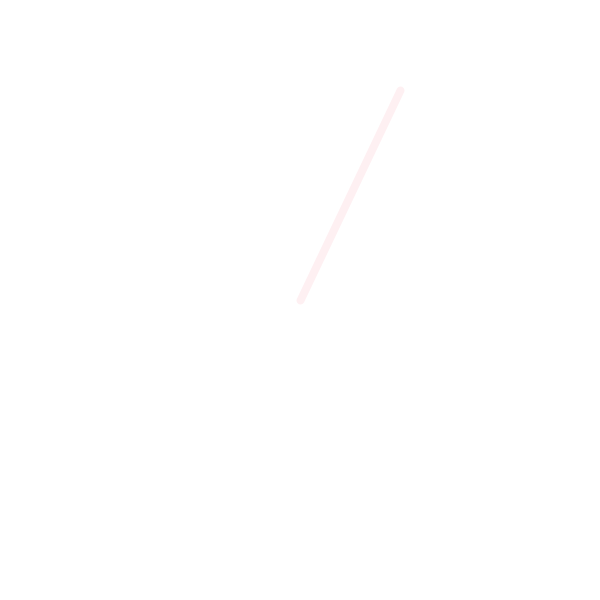
Frame 1 (no input)
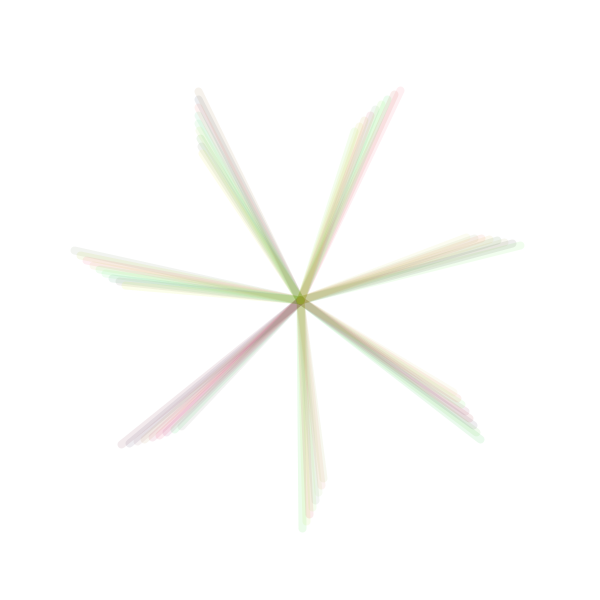
Frame 60 (the mouse pressed at the canvas centre just before this capture)
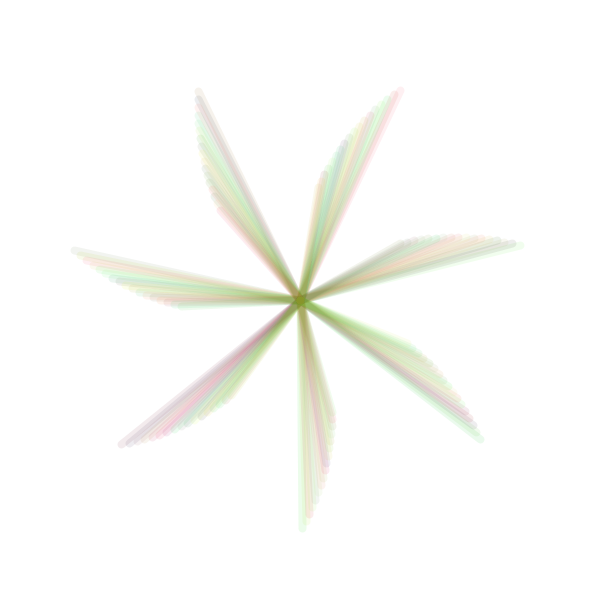
Frame 120 (the mouse held since frame 60 and released just before this capture)

The Processing sketch that drew these frames (run headless with seeded random() and noise(); from frame 60 on, the mouse is pressed at the canvas centre):

// Processing sketch: processing_111762
// ── processing_111762.pde


float x, y;
float angle = 30 ;
float r = random(0,360);
float diff = 1;
void setup() {
  size(600, 600);
  background(255);
   
}
void draw() {
  x=r*cos(angle);
  y=r*sin(angle);
   
   
  translate(width/2,height/2);
  rotate(r);
   
   
   
  fill(0,0,random(100,300),80);
  stroke(random(0,255),random(0,255),random(0,100),20);
  strokeWeight(0.5);
  strokeWeight(8);
  fill(305,200,100,random(0,100));
  line( 0, 0, x, y);
 
  
  angle = angle + 0.1;
  r = r - diff ;
   
  if ( r == 0 || r == 400) {
    diff = diff * -1;
  }
   
  println(x);
   
   
  
   
  }
